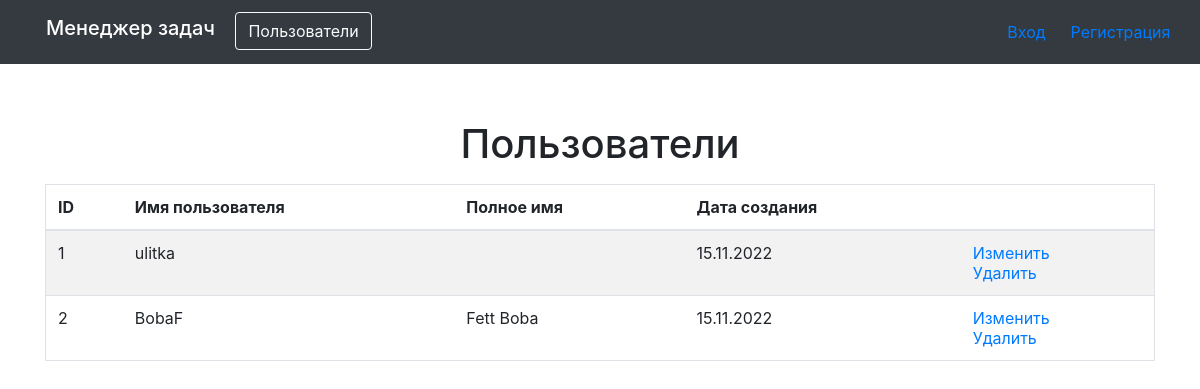
/users/, run on the app's committed database.
### task_manager/apps/users/models.py (models this page shows)
class User(AbstractUser):
    def __str__(self):
        return self.get_full_name()

### task_manager/apps/users/views.py (the view)
# urls.py: path('', UserList.as_view(), name='users_list'),
class UserList(ListView):
    model = User
    context_object_name = 'users_list'
    template_name = 'lists/users_list.html'

### task_manager/templates/lists/users_list.html
{% extends 'basic.html' %}
{% load bootstrap4 %}
{% load i18n %}
{% block content %}
<div class="mb-3 text-center">
    <h1>{% translate "Users" %}</h1>
</div>
<table class="table table-striped border">
  <thead>
    <tr>
      <th>{% translate "id"|upper %}</th>
      <th>{% translate "User name"|capfirst %}</th>
      <th>{% translate "Full name"|capfirst %}</th>
      <th>{% translate "Created date"|capfirst %}</th>
      <th></th>
    </tr>
  </thead>
  <tbody>
    {% for user in users_list %}
      <tr>
        <td>{{ user.id }}</td>
        <td>{{ user.username}}</td>
        <td>{{ user.first_name}} {{user.last_name}}</td>
        <td>{{ user.date_joined|date:'d.m.Y' }}</td>
        <td>
            <a href="{% url 'update' user.pk %}">{% translate "Update" %}</a>
            <br>
            <a href="{% url 'delete' user.pk %}">{% translate "Delete" %}</a>
        </td>
      </tr>
    {% endfor %}
  </tbody>
</table>
{% endblock %}

### data on the page
User: id "1", username "ulitka", date_joined "15.11.2022"
User: id "2", username "BobaF", first_name "Fett", last_name "Boba", date_joined "15.11.2022"
